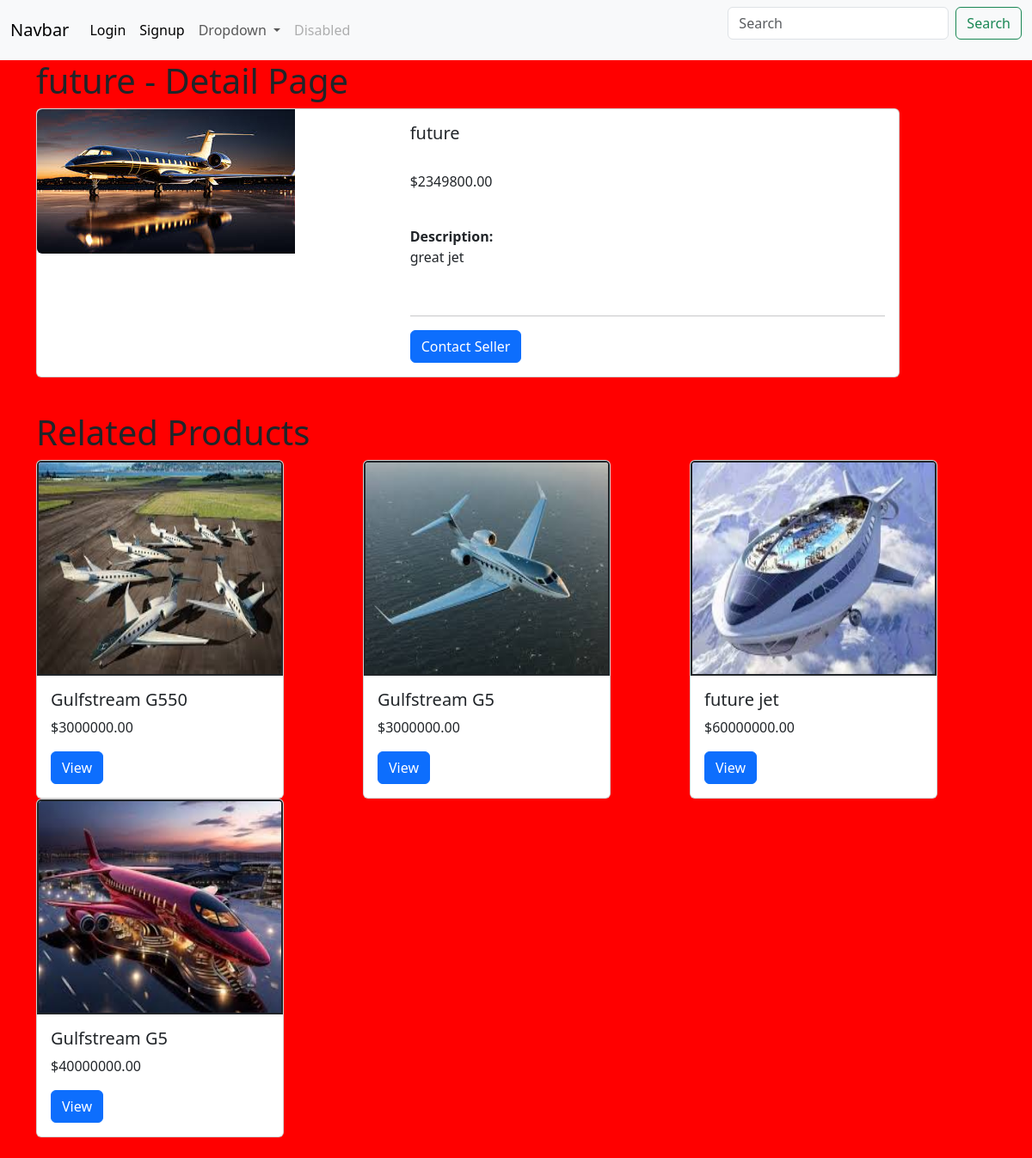
Page /detail/1/ on the committed database.
### movie/models.py (models this page shows, shortened)
class Product(models.Model):
    category = models.ForeignKey(Category, related_name="products", on_delete=models.CASCADE)
    name = models.CharField(max_length=100)
    price = models.DecimalField(decimal_places=2, max_digits=10)
    description = models.TextField()
    is_sold = models.BooleanField(default=False)
    stock = models.IntegerField()
    created_by = models.ForeignKey(User, related_name="products", on_delete=models.CASCADE)
    created_at = models.DateTimeField(auto_now_add=True)
    modified_at = models.DateTimeField(auto_now=True)
    image = models.ImageField(upload_to="images")

### movie/views.py (the view)
# urls.py: path("detail/<pk>/", views.detail, name="detail"),
def detail(request, pk):
    product = get_object_or_404(Product, pk=pk)
    related_products = Product.objects.filter(category=product.category).exclude(pk=pk)
    context = {
        "product": product,
        "related_products": related_products,
    }
    return render(request, "movie/detail.html", context)

### templates/movie/detail.html (shortened to what this page needs)
 {% extends 'movie/base.html' %}
    {% block content %}
    <h1>{{ product.name }} - Detail Page</h1>
    <div class="card mb-3" style="max-width: 90%;">
      <div class="row g-0">
        <div class="col-md-5">
          <img src="{{ product.image.url }}" class="img-fluid rounded-start" alt="...">
        </div>
        <div class="col-md-7">
          <div class="card-body">
            <h5 class="card-title">{{ product.name }}</h5><br>
            <p class="card-text">${{ product.price }}</p><br>
            <p class="card-text"><strong>Description:</strong><br>{{ product.description }}</p>
            <br>
            <hr>
            {% if request.user == product.created_by %}
              <a href="{% url 'movie:edit-item' product.pk %}" class="btn btn-success">Edit</a>
              <a href="{% url 'movie:delete' product.pk %}" class="btn btn-danger">Delete</a>
            {% else %}
              <a href="" class="btn btn-primary">Contact Seller</a>
            {% endif %}
          </div>
        </div>
      </div>
    </div>
    <br>
    <h1>Related Products</h1>
    <div class="row">
      {% if related_products %}
        {% for product in related_products %}
        <div class="col">
            <div class="card" style="width: 18rem;">
              <img src="{{ product.image.url }}" class="card-img-top" alt="..." height="250;" border="2px solid green;">
              <div class="card-body">
                <h5 class="card-title">{{ product.name }}</h5>
                <p class="card-text">${{ product.price }}</p>
                <a href="{% url 'movie:detail' product.pk %}" class="btn btn-primary">View</a>
              </div>
            </div>
        </div>
        {% endfor %}
      {% else %}
        <p>There is no related products for this category</p>
      {% endif %}
    </div>
 {% endblock content %}

### static/css/styles.css (style rules this page uses)
body { background-color : red; }

### rows in the picture
Product: name "future", image (picture), price "2349800.00", description "great jet"
Product: image (picture), name "Gulfstream G550", price "3000000.00"
Product: image (picture), name "Gulfstream G5", price "3000000.00"
Product: image (picture), name "future jet", price "60000000.00"
Product: image (picture), name "Gulfstream G5", price "40000000.00"
